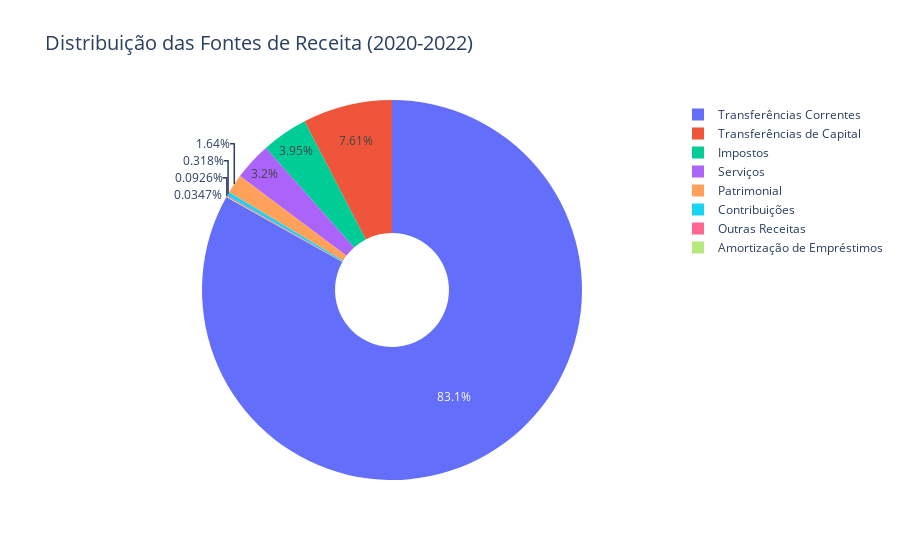

The cell this chart's notebook holds for it:
### Code cell
import plotly.graph_objects as go

# Dados financeiros
anos = [2020, 2021, 2022]
impostos = [589322.06, 711928.78, 965540.11]
contribuicoes = [54568.02, 61946.97, 65966.21]
patrimonial = [26735.59, 154294.64, 759331.93]
servicos = [502468.60, 609351.20, 726035.52]
transferencias_correntes = [13293160.74, 15582386.92, 18836338.79]
outras_receitas = [15123.53, 16903.32, 21111.52]
amortizacao_emprestimos = [5373.34, 9683.03, 4859.33]
transferencias_capital = [438865.30, 1549513.71, 2379741.35]

# Totais para cada ano
totais = [sum(impostos), sum(contribuicoes), sum(patrimonial), sum(servicos),
          sum(transferencias_correntes), sum(outras_receitas), sum(amortizacao_emprestimos),
          sum(transferencias_capital)]

# Rótulos para as fatias
rotulos = ['Impostos', 'Contribuições', 'Patrimonial', 'Serviços', 'Transferências Correntes',
           'Outras Receitas', 'Amortização de Empréstimos', 'Transferências de Capital']

# Criar o gráfico de pizza 3D
fig = go.Figure(data=[go.Pie(labels=rotulos, values=totais, hole=0.3)])

# Adicionar título
fig.update_layout(title='Distribuição das Fontes de Receita (2020-2022)', title_font_size=20)

# Mostrar o gráfico
fig.show()

### Figure 1 — Plotly figure (JSON) as saved in the notebook; plotly's stock layout.template omitted (floating-point values rounded to 4 significant figures)
{"data": [{"hole": 0.3, "labels": ["Impostos", "Contribuições", "Patrimonial", "Serviços", "Transferências Correntes", "Outras Receitas", "Amortização de Empréstimos", "Transferências de Capital"], "type": "pie", "values": [2267000.0, 182500.0, 940400.0, 1838000.0, 47710000.0, 53140.0, 19920.0, 4368000.0]}], "layout": {"title": {"font": {"size": 20}, "text": "Distribuição das Fontes de Receita (2020-2022)"}}}
